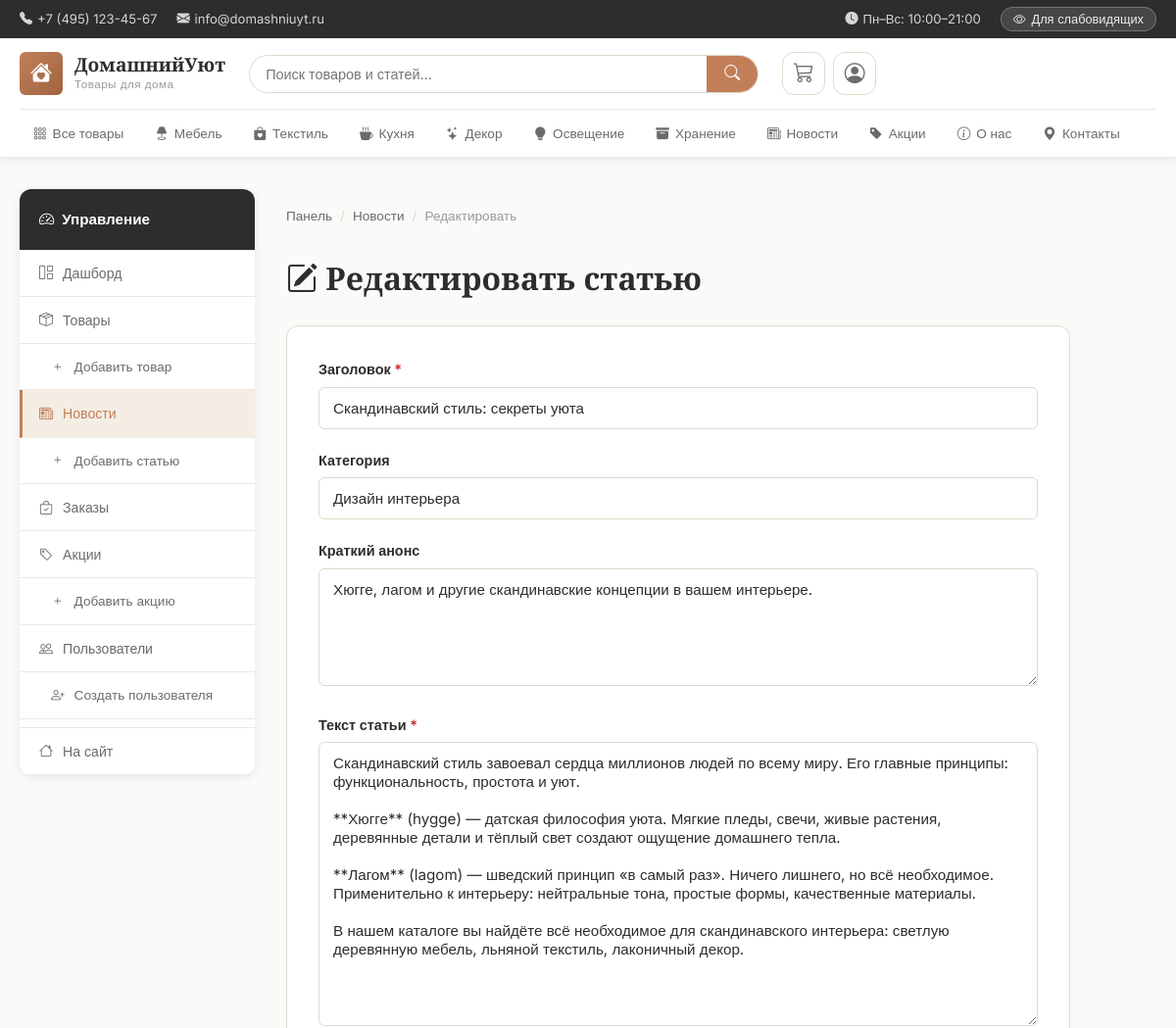
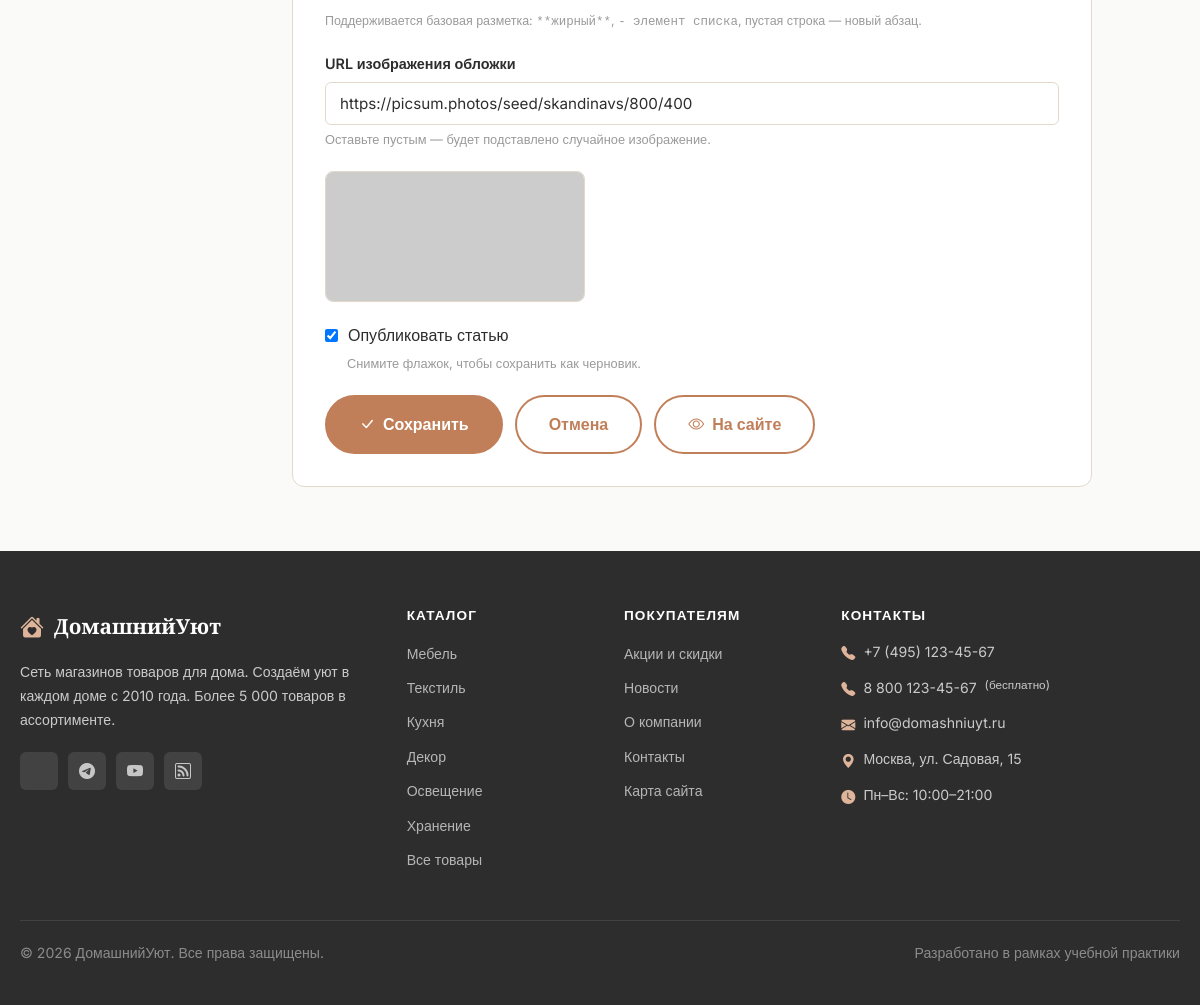
Screenshot of /admin/news/2/edit (signed in) with the database file from the repository (2 pictures, top to bottom).
### app.py (models this page shows, shortened)
class Category(db.Model):
    __tablename__ = 'categories'
    id          = db.Column(db.Integer, primary_key=True)
    name        = db.Column(db.String(100), nullable=False)
    slug        = db.Column(db.String(100), unique=True, nullable=False)
    description = db.Column(db.Text)
    icon        = db.Column(db.String(50), default='bi-box')
    order       = db.Column(db.Integer, default=0)
    products = db.relationship('Product', backref='category', lazy=True)

class NewsArticle(db.Model):
    __tablename__ = 'news'
    id           = db.Column(db.Integer, primary_key=True)
    title        = db.Column(db.String(300), nullable=False)
    slug         = db.Column(db.String(300), unique=True, nullable=False)
    preview      = db.Column(db.Text)
    content      = db.Column(db.Text, nullable=False)
    author_id    = db.Column(db.Integer, db.ForeignKey('users.id'))
    category     = db.Column(db.String(100), default='Новости')
    image        = db.Column(db.String(255))
    created_at   = db.Column(db.DateTime, default=datetime.utcnow)
    views        = db.Column(db.Integer, default=0)
    is_published = db.Column(db.Boolean, default=True)

### app.py (the view, shortened to what this page needs)
@app.route('/admin/news/<int:article_id>/edit', methods=['GET', 'POST'])
@login_required
@manager_required
def admin_news_edit(article_id):
    article = NewsArticle.query.get_or_404(article_id)
    return render_template('admin_news_form.html', article=article, action='edit')

### app.py (called while the page is built)
@login_manager.user_loader
def load_user(user_id):
    return User.query.get(int(user_id))

def manager_required(f):
    @wraps(f)
    def decorated(*args, **kwargs):
        if not current_user.is_authenticated or not current_user.is_manager():
            abort(403)
        return f(*args, **kwargs)
    return decorated

@app.context_processor
def inject_globals():
    cats = Category.query.order_by(Category.order).all()
    cart = session.get('cart', {})
    cart_count = sum(cart.values()) if cart else 0
    return {
        'categories': cats,
        'cart_count': cart_count,
        'current_year': datetime.utcnow().year,
        'site_name': 'ДомашнийУют',
    }

    def is_admin(self) -> bool:
        return self.role == 'admin'

    def is_manager(self) -> bool:
        return self.role in ('admin', 'manager')

### templates/admin_news_form.html (shortened to what this page needs)
{% extends 'base.html' %}
{% block content %}
<div class="container" style="padding-top:32px;padding-bottom:64px;">
  <div class="admin-layout">
    {% include '_admin_sidebar.html' %}
    <div>
      <nav class="breadcrumb" aria-label="Путь навигации" style="margin-bottom:16px;">
        <a href="{{ url_for('admin') }}">Панель</a>
        <span class="breadcrumb-sep" aria-hidden="true">/</span>
        <a href="{{ url_for('admin_news_list') }}">Новости</a>
        <span class="breadcrumb-sep" aria-hidden="true">/</span>
        <span aria-current="page">{% if action == 'edit' %}Редактировать{% else %}Добавить{% endif %}</span>
      </nav>
      <h1 style="margin-bottom:28px;">
        <i class="bi bi-{% if action == 'edit' %}pencil-square{% else %}file-earmark-plus{% endif %}" aria-hidden="true"></i>
        {% if action == 'edit' %}Редактировать статью{% else %}Добавить статью{% endif %}
      </h1>
      <div style="background:var(--bg-surface);border:1px solid var(--border);border-radius:var(--r-md);padding:32px;max-width:800px;">
        <form method="POST" novalidate>
          <div class="form-group">
            <label class="form-label" for="title">Заголовок <span style="color:var(--danger)">*</span></label>
            <input type="text" id="title" name="title" class="form-control" required
                   value="{{ article.title if article else '' }}"
                   placeholder="Заголовок статьи">
          </div>
          <div class="form-group">
            <label class="form-label" for="category">Категория</label>
            <input type="text" id="category" name="category" class="form-control"
                   value="{{ article.category if article else 'Новости' }}"
                   placeholder="Новости / Советы / Дизайн интерьера…"
                   list="categories-list">
          </div>
          <div class="form-group">
            <label class="form-label" for="preview">Краткий анонс</label>
            <textarea id="preview" name="preview" class="form-control" rows="2"
                      placeholder="Одно-два предложения для карточки статьи">{{ article.preview if article else '' }}</textarea>
          </div>
          <div class="form-group">
            <label class="form-label" for="content">Текст статьи <span style="color:var(--danger)">*</span></label>
            <textarea id="content" name="content" class="form-control" rows="14" required
                      placeholder="Полный текст. Поддерживается разметка: **жирный**, - список, пустая строка = новый абзац">{{ article.content if article else '' }}</textarea>
            <small style="color:var(--text-muted);font-size:.78rem;">
              Поддерживается базовая разметка: <code>**жирный**</code>, <code>- элемент списка</code>, пустая строка — новый абзац.
            </small>
          </div>
          <div class="form-group">
            <label class="form-label" for="image">URL изображения обложки</label>
            <input type="url" id="image" name="image" class="form-control"
                   value="{{ article.image if article else '' }}"
                   placeholder="https://…">
            <small style="color:var(--text-muted);font-size:.8rem;">Оставьте пустым — будет подставлено случайное изображение.</small>
          </div>
          {% if article and article.image %}
          <div style="margin-bottom:20px;">
            <img src="{{ article.image }}" alt="Превью"
                 style="max-width:260px;max-height:160px;object-fit:cover;border-radius:8px;border:1px solid var(--border);">
          </div>
          {% endif %}
          <div class="form-group">
            <label style="display:flex;align-items:center;gap:10px;cursor:pointer;">
              <input type="checkbox" name="is_published"
                     {% if not article or article.is_published %}checked{% endif %}>
              <span>Опубликовать статью</span>
            </label>
            <small style="color:var(--text-muted);font-size:.8rem;margin-left:22px;">
              Снимите флажок, чтобы сохранить как черновик.
            </small>
          </div>
          <div style="display:flex;gap:12px;margin-top:8px;flex-wrap:wrap;">
            <button type="submit" class="btn btn-primary btn-lg">
              <i class="bi bi-{% if action == 'edit' %}check-lg{% else %}plus-lg{% endif %}" aria-hidden="true"></i>
              {% if action == 'edit' %}Сохранить{% else %}Добавить статью{% endif %}
            </button>
            <a href="{{ url_for('admin_news_list') }}" class="btn btn-outline btn-lg">Отмена</a>
            {% if action == 'edit' %}
            <a href="{{ url_for('news_detail', slug=article.slug) }}" class="btn btn-outline btn-lg"
               target="_blank" rel="noopener">
              <i class="bi bi-eye" aria-hidden="true"></i> На сайте
            </a>
            {% endif %}
          </div>
        </form>
      </div>
    </div>
  </div>
</div>
{% endblock %}

### templates/base.html (shortened to what this page needs)
<!DOCTYPE html>
<html lang="ru">
<head>
  <link rel="stylesheet" href="https://cdn.jsdelivr.net/npm/bootstrap-icons@1.11.3/font/bootstrap-icons.css">
  <link rel="stylesheet" href="{{ url_for('static', filename='css/main.css') }}?v=3" id="main-css">
  <link rel="stylesheet" href="{{ url_for('static', filename='css/accessibility.css') }}?v=3" id="access-css" disabled>
</head>
<body class="standard-theme">
<header class="site-header" role="banner">
  <div class="header-top">
    <div class="container">
      <div class="header-top-inner">
        <div class="header-contacts">
          <a href="tel:+74951234567" aria-label="Позвонить">
            <i class="bi bi-telephone-fill" aria-hidden="true"></i> +7 (495) 123-45-67
          </a>
          <a href="mailto:info@domashniuyt.ru" aria-label="Написать письмо">
            <i class="bi bi-envelope-fill" aria-hidden="true"></i> info@domashniuyt.ru
          </a>
        </div>
        <div class="header-top-links">
          <span class="work-hours">
            <i class="bi bi-clock-fill" aria-hidden="true"></i> Пн–Вс: 10:00–21:00
          </span>
          <button class="theme-toggle" id="themeToggle" onclick="toggleTheme()"
                  aria-label="Переключить тему для слабовидящих" type="button">
            <i class="bi bi-eye" aria-hidden="true"></i>
            <span class="toggle-text">Для слабовидящих</span>
          </button>
        </div>
      </div>
    </div>
  </div>
  <nav class="main-nav" role="navigation" aria-label="Основное меню">
    <div class="container">
      <div class="nav-inner">
        <a href="{{ url_for('index') }}" class="logo" aria-label="ДомашнийУют — главная страница">
          <div class="logo-icon" aria-hidden="true">
            <i class="bi bi-house-heart-fill"></i>
          </div>
          <div class="logo-text">
            <span class="logo-name">{{ site_name }}</span>
            <span class="logo-tagline">Товары для дома</span>
          </div>
        </a>
        <div class="nav-search" role="search">
          <form action="{{ url_for('search') }}" method="GET" class="search-form"
                aria-label="Поиск по сайту">
            <input type="text" name="q" id="searchInput"
                   placeholder="Поиск товаров и статей..."
                   autocomplete="off"
                   value="{{ request.args.get('q', '') }}"
                   aria-autocomplete="list"
                   aria-controls="searchSuggestions">
            <button type="submit" aria-label="Найти">
              <i class="bi bi-search" aria-hidden="true"></i>
            </button>
          </form>
        </div>
        <div class="nav-actions">
          <a href="{{ url_for('cart_view') }}" class="nav-action" aria-label="Корзина{% if cart_count %}: {{ cart_count }} товар(ов){% endif %}">
            <i class="bi bi-cart3" aria-hidden="true"></i>
          </a>
          {% if current_user.is_authenticated %}
          <div class="nav-user-menu" id="userMenuWrap">
            <button class="nav-action user-btn" type="button"
                    id="userMenuBtn"
                    aria-label="Меню пользователя {{ current_user.username }}"
                    aria-haspopup="true"
                    aria-expanded="false">
              <i class="bi bi-person-circle" aria-hidden="true"></i>
            </button>
          </div>
          {% else %}
          <a href="{{ url_for('login') }}" class="nav-action" aria-label="Войти в аккаунт">
            <i class="bi bi-person" aria-hidden="true"></i>
          </a>
          {% endif %}
        </div>
      </div>
      <div class="category-nav" id="categoryNav" role="navigation" aria-label="Категории товаров">
        <ul class="category-menu">
          <li>
            <a href="{{ url_for('catalog') }}"
               {% if request.endpoint == 'catalog' and not request.view_args.get('category_slug') %}class="active"{% endif %}>
              <i class="bi bi-grid-3x3-gap" aria-hidden="true"></i> Все товары
            </a>
          </li>
          {% for cat in categories %}
          <li>
            <a href="{{ url_for('catalog', category_slug=cat.slug) }}"
               {% if request.view_args and request.view_args.get('category_slug') == cat.slug %}class="active"{% endif %}>
              <i class="bi {{ cat.icon }}" aria-hidden="true"></i> {{ cat.name }}
            </a>
          </li>
          {% endfor %}
          <li>
            <a href="{{ url_for('news') }}"
               {% if request.endpoint in ('news','news_detail') %}class="active"{% endif %}>
              <i class="bi bi-newspaper" aria-hidden="true"></i> Новости
            </a>
          </li>
          <li>
            <a href="{{ url_for('promotions') }}"
               {% if request.endpoint == 'promotions' %}class="active"{% endif %}>
              <i class="bi bi-tag-fill" aria-hidden="true"></i> Акции
            </a>
          </li>
          <li>
            <a href="{{ url_for('about') }}"
               {% if request.endpoint == 'about' %}class="active"{% endif %}>
              <i class="bi bi-info-circle" aria-hidden="true"></i> О нас
            </a>
          </li>
          <li>
            <a href="{{ url_for('contacts') }}"
               {% if request.endpoint == 'contacts' %}class="active"{% endif %}>
              <i class="bi bi-geo-alt-fill" aria-hidden="true"></i> Контакты
            </a>
          </li>
        </ul>
      </div>
    </div>
  </nav>
</header>
<main class="main-content" id="main-content" role="main">
  {% block content %}{% endblock %}
</main>
<footer class="site-footer" role="contentinfo">
  <div class="container">
    <div class="footer-grid">
      <div class="footer-col">
        <div class="footer-logo">
          <i class="bi bi-house-heart-fill" aria-hidden="true"></i>
          <span>{{ site_name }}</span>
        </div>
        <p>Сеть магазинов товаров для дома. Создаём уют в каждом доме с 2010 года. Более 5 000 товаров в ассортименте.</p>
        <div class="social-links" aria-label="Социальные сети">
          <a href="#" aria-label="ВКонтакте"></a>
          <a href="#" aria-label="Telegram"><i class="bi bi-telegram" aria-hidden="true"></i></a>
          <a href="#" aria-label="YouTube"><i class="bi bi-youtube" aria-hidden="true"></i></a>
          <a href="#" aria-label="Дзен"><i class="bi bi-rss" aria-hidden="true"></i></a>
        </div>
      </div>
      <div class="footer-col">
        <h4>Каталог</h4>
        <ul>
          {% for cat in categories %}
          <li><a href="{{ url_for('catalog', category_slug=cat.slug) }}">{{ cat.name }}</a></li>
          {% endfor %}
          <li><a href="{{ url_for('catalog') }}">Все товары</a></li>
        </ul>
      </div>
      <div class="footer-col">
        <h4>Покупателям</h4>
        <ul>
          <li><a href="{{ url_for('promotions') }}">Акции и скидки</a></li>
          <li><a href="{{ url_for('news') }}">Новости</a></li>
          <li><a href="{{ url_for('about') }}">О компании</a></li>
          <li><a href="{{ url_for('contacts') }}">Контакты</a></li>
          <li><a href="{{ url_for('sitemap') }}">Карта сайта</a></li>
        </ul>
      </div>
      <div class="footer-col">
        <h4>Контакты</h4>
        <div class="footer-contacts">
          <p><i class="bi bi-telephone-fill" aria-hidden="true"></i>
            <a href="tel:+74951234567">+7 (495) 123-45-67</a></p>
          <p><i class="bi bi-telephone-fill" aria-hidden="true"></i>
            <a href="tel:+78001234567">8 800 123-45-67</a> <small>(бесплатно)</small></p>
          <p><i class="bi bi-envelope-fill" aria-hidden="true"></i>
            <a href="mailto:info@domashniuyt.ru">info@domashniuyt.ru</a></p>
          <p><i class="bi bi-geo-alt-fill" aria-hidden="true"></i> Москва, ул. Садовая, 15</p>
          <p><i class="bi bi-clock-fill" aria-hidden="true"></i> Пн–Вс: 10:00–21:00</p>
        </div>
      </div>
    </div>
    <div class="footer-bottom">
      <p>&copy; {{ current_year }} {{ site_name }}. Все права защищены.</p>
      <p>Разработано в рамках учебной практики</p>
    </div>
  </div>
</footer>
</body>
</html>

### rows the page displays
Category: name "Мебель"
Category: name "Текстиль"
Category: name "Кухня"
Category: name "Декор"
Category: name "Освещение"
Category: name "Хранение"
NewsArticle: title "Скандинавский стиль: секреты уюта", category "Дизайн интерьера", preview "Хюгге, лагом и другие скандинавские концепции в вашем интерьере.", content "Скандинавский стиль завоевал сердца миллионов людей по всему миру. Его главные принципы: функциональность, простота и уют. **Хюгге** (hygge) — датская философия уюта. Мягкие пледы, свечи, живые растения, деревянные детали и тёплый свет создают ощущение домашнего тепла. **Лагом** (lagom) — шведский принцип «в самый раз». Ничего лишнего, но всё необходимое. Применительно к интерьеру: нейтральные тона, простые формы, качественные материалы. В нашем каталоге вы найдёте всё необходимое для скандинавского интерьера: светлую деревянную мебель, льняной текстиль, лаконичный декор.", image "https://picsum.photos/seed/skandinavs/800/400", is_published "☑"

### other values shown
{{ site_name }} "ДомашнийУют"
